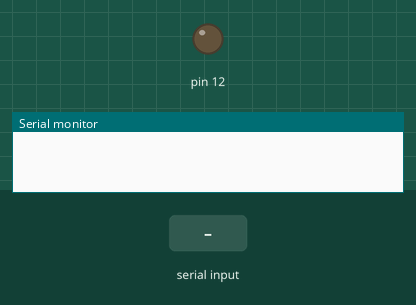
A sketch run on a simulated Arduino Uno, built with avr-gcc and run on an emulated ATmega328P. Shown: output pins drawn as LEDs (lit = HIGH), the last lines printed to the serial monitor. Inputs (shaded band) come from the test bench.

Above: at 1.2 s.
1.3 s: "o" received over Serial
At 1.8 s:
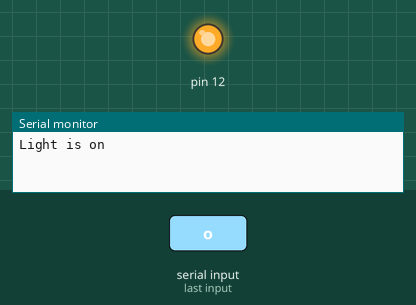
2.8 s: "f" received over Serial
At 4.2 s:
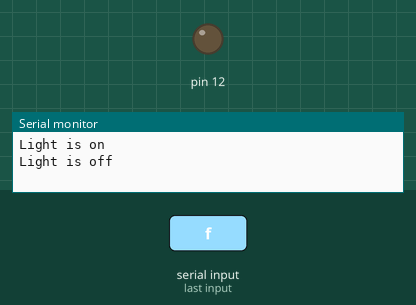
Timing chart, 0 to 5.8 s (numbered marks = the images above; inputs shaded):
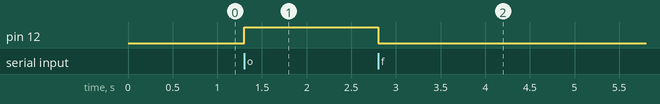

The sketch:

ingenious_bojo1.ino
```cpp
void setup()
{
  Serial.begin(9600);
  pinMode(12,OUTPUT);
}

void loop()
{
  if(Serial.available()){
    char a = Serial.read();
    if(a == 'o'){
      Serial.println("Light is on");
      digitalWrite(12,1);
    }
    else if(a == 'f'){
      Serial.println("Light is off");
      digitalWrite(12,0);
    }
  }
}
```

Measured:
- after the input at 1.3 s, pin 12: LOW → HIGH at once
- after the input at 2.8 s, pin 12: HIGH → LOW at once
